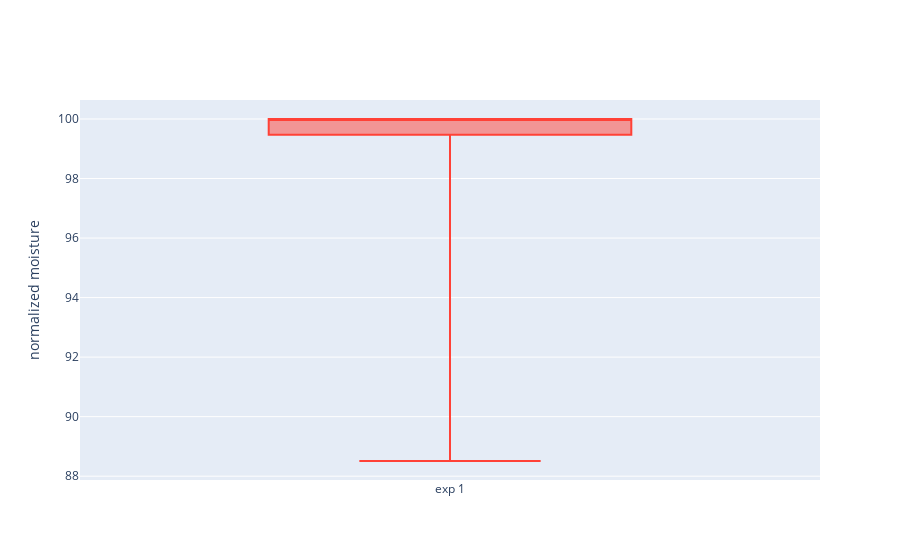

Here is the notebook cell this chart was saved with:
### Code cell
import plotly.graph_objects as go

x = ['exp 1', 'exp 1', 'exp 1', 'exp 1', 'exp 1', 'exp 1','exp 1', 'exp 1', 'exp 1', 'exp 1', 'exp 1']

fig = go.Figure()


fig.add_trace(go.Box(
    y=exp_17_up_der,
    x=x,
    name='up/down',
    marker_color='#FF4136',
    boxpoints=False
))


fig.update_layout(
    yaxis_title='normalized moisture',
    boxmode='group' # group together boxes of the different traces for each value of x
)
fig.show()

### Figure 1 — Plotly figure (JSON) as saved in the notebook; plotly's stock layout.template omitted (floating-point values rounded to 4 significant figures)
{"data": [{"boxpoints": false, "marker": {"color": "#FF4136"}, "name": "up/down", "type": "box", "x": ["exp 1", "exp 1", "exp 1", "exp 1", "exp 1", "exp 1", "exp 1", "exp 1", "exp 1", "exp 1", "exp 1"], "y": [100, 97.08, 99.3, 100, 88.51, 100, 100, 100, 100, 100, 100]}], "layout": {"autosize": true, "boxmode": "group", "xaxis": {"autorange": true, "range": [-0.5, 0.5], "type": "category"}, "yaxis": {"autorange": true, "range": [87.87, 100.6], "title": {"text": "normalized moisture"}, "type": "linear"}}}
